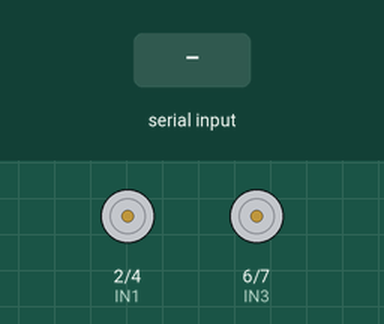
Recording of a sketch running on a simulated Arduino Uno, built with avr-gcc and run on an emulated ATmega328P. On the bench: motor-driver pin pairs drawn as motors (green arrow = first pin HIGH = forward, orange = second pin HIGH = backward, longer = more drive, scaled by the enable pin). The test bench sets the inputs (shaded band).

Above: at 1.2 s.
1.3 s: "B" received over Serial
At 2.3 s:
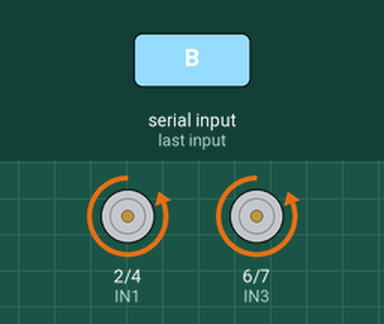
2.8 s: byte 74 ('J') received over Serial
At 3.4 s:
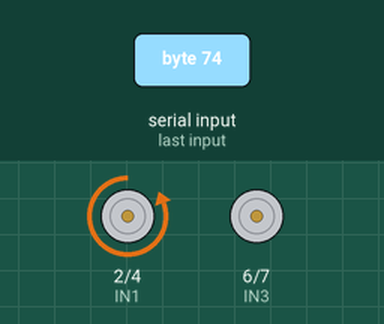
4.3 s: "F" received over Serial
At 5.5 s:
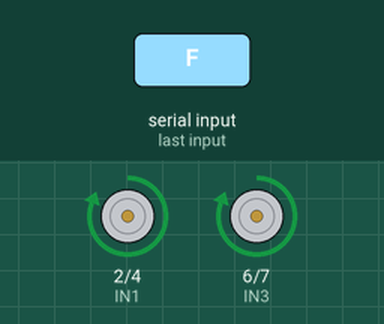
5.8 s: "R" received over Serial
At 6.9 s:
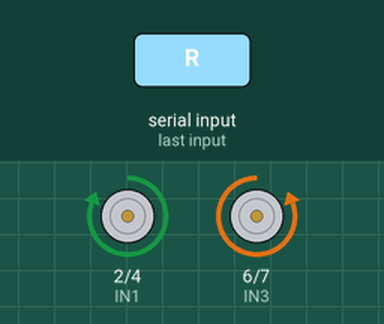
7.3 s: "L" received over Serial
At 8.0 s:
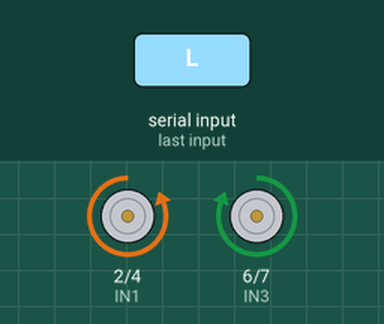
8.8 s: "S" received over Serial
At 9.2 s:
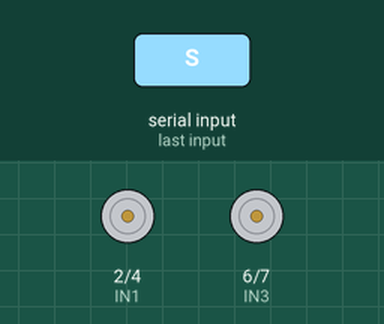
Timing chart, 0 to 11.3 s (numbered marks = the images above; inputs shaded):
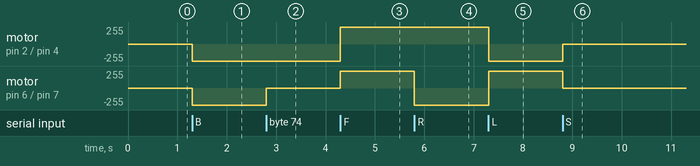

The sketch:

arduino_motor_control.ino
```cpp
/*
 * L298N Motor Control for Following Robot
 *
 * Pin Definitions:
 * #define ENA 3   // Enable motor A (PWM)
 * #define IN1 2   // Input 1 for motor A
 * #define IN2 4   // Input 2 for motor A
 * #define IN3 6   // Input 3 for motor B
 * #define IN4 7   // Input 4 for motor B
 * #define ENB 5   // Enable motor B (PWM)
 *
 * Commands from Python:
 * F - Forward
 * B - Backward
 * L - Turn Left
 * R - Turn Right
 * S - Stop
 * G - Forward Left
 * I - Forward Right
 * H - Backward Left
 * J - Backward Right
 * 1-9 - Speed levels
 * q - Full speed
 */

#define ENA 3
#define IN1 2
#define IN2 4
#define IN3 6
#define IN4 7
#define ENB 5

int incomingByte = 0; // for incoming serial data
int speed_min = 125; //the minimum "speed" the motors will turn - take it lower and motors don't turn
int speed_max = 255; //

int speed_left = speed_max; // set both motors to maximum speed
int speed_right = speed_max;

void left();
void right();
void forward();
void backward();
void forward_left();
void forward_right();
void back_left();
void back_right();
void stopy();

void setup() {
  Serial.begin(9600);

  pinMode(ENA, OUTPUT);
  pinMode(IN1, OUTPUT);
  pinMode(IN2, OUTPUT);
  pinMode(IN3, OUTPUT);
  pinMode(IN4, OUTPUT);
  pinMode(ENB, OUTPUT);

  // Initialize motors to stop
  stopy();
}

void loop() {
  if (Serial.available() > 0) {
    incomingByte = Serial.read();
  }

  switch(incomingByte) {
    case 'S':
      stopy();
      incomingByte = '*';
      break;

    case 'B':
      backward();
      incomingByte = '*';
      break;

    case 'F':
      forward();
      incomingByte = '*';
      break;

    case 'R':
      right();
      incomingByte = '*';
      break;

    case 'L':
      left();
      incomingByte = '*';
      break;

    case '1':
      speed_left = 20;
      speed_right = 20;
      incomingByte = '*';
      break;

    case '2':
      speed_left = 40;
      speed_right = 40;
      incomingByte = '*';
      break;

    case '3':
      speed_left = 60;
      speed_right = 60;
      incomingByte = '*';
      break;

    case '4':
      speed_left = 80;
      speed_right = 80;
      incomingByte = '*';
      break;

    case '5':
      speed_left = 100;
      speed_right = 100;
      incomingByte = '*';
      break;

    case '6':
      speed_left = 120;
      speed_right = 120;
      incomingByte = '*';
      break;

    case '7':
      speed_left = 140;
      speed_right = 140;
      incomingByte = '*';
      break;

    case '8':
      speed_left = 160;
      speed_right = 160;
      incomingByte = '*';
      break;

    case '9':
      speed_left = 200;
      speed_right = 200;
      incomingByte = '*';
      break;

    case 'q':
      speed_left = 255;
      speed_right = 255;
      incomingByte = '*';
      break;

    case 'J':
      back_right();
      incomingByte = '*';
      break;

    case 'H':
      back_left();
      incomingByte = '*';
      break;

    case 'I':
      forward_right();
      incomingByte = '*';
      break;

    case 'G':
      forward_left();
      incomingByte = '*';
      break;
  }
}

void left() {
  // Turn left
  analogWrite(ENA, speed_left);
  digitalWrite(IN1, LOW);
  digitalWrite(IN2, HIGH);
  digitalWrite(IN3, HIGH);
  digitalWrite(IN4, LOW);
  analogWrite(ENB, speed_right);
}

void right() {
  // Turn right
  analogWrite(ENA, speed_left);
  digitalWrite(IN1, HIGH);
  digitalWrite(IN2, LOW);
  digitalWrite(IN3, LOW);
  digitalWrite(IN4, HIGH);
  analogWrite(ENB, speed_right);
}

void forward_left() {
  // Forward left
  analogWrite(ENA, speed_left);
  digitalWrite(IN1, LOW);
  digitalWrite(IN2, LOW);
  digitalWrite(IN3, HIGH);
  digitalWrite(IN4, LOW);
  analogWrite(ENB, speed_right);
}

void forward_right() {
  // Forward right
  analogWrite(ENA, speed_left);
  digitalWrite(IN1, HIGH);
  digitalWrite(IN2, LOW);
  digitalWrite(IN3, LOW);
  digitalWrite(IN4, LOW);
  analogWrite(ENB, speed_right);
}

void back_right() {
  // Backward right
  analogWrite(ENA, speed_left);
  digitalWrite(IN1, LOW);
  digitalWrite(IN2, HIGH);
  digitalWrite(IN3, LOW);
  digitalWrite(IN4, LOW);
  analogWrite(ENB, speed_right);
}

void back_left() {
  // Backward left
  analogWrite(ENA, speed_left);
  digitalWrite(IN1, LOW);
  digitalWrite(IN2, LOW);
  digitalWrite(IN3, LOW);
  digitalWrite(IN4, HIGH);
  analogWrite(ENB, speed_right);
}

void forward() {
  // Forward
  analogWrite(ENA, speed_left);
  digitalWrite(IN1, HIGH);
  digitalWrite(IN2, LOW);
  digitalWrite(IN3, HIGH);
  digitalWrite(IN4, LOW);
  analogWrite(ENB, speed_right);
}

void backward() {
  // Backward
  analogWrite(ENA, speed_left);
  digitalWrite(IN1, LOW);
  digitalWrite(IN2, HIGH);
  digitalWrite(IN3, LOW);
  digitalWrite(IN4, HIGH);
  analogWrite(ENB, speed_right);
}

void stopy() {
  // Stop
  analogWrite(ENA, 0);
  digitalWrite(IN1, LOW);
  digitalWrite(IN2, LOW);
  digitalWrite(IN3, LOW);
  digitalWrite(IN4, LOW);
  analogWrite(ENB, 0);
} 
```

Measured:
- after the input at 1.3 s, motor on pin 2 (IN1) / pin 4 (IN2), motor on pin 6 (IN3) / pin 7 (IN4): stopped → backward 255/255 at once
- after the input at 2.8 s, motor on pin 6 (IN3) / pin 7 (IN4): backward 255/255 → stopped at once
- after the input at 4.3 s, motor on pin 2 (IN1) / pin 4 (IN2): backward 255/255 → forward 255/255 at once; motor on pin 6 (IN3) / pin 7 (IN4): stopped → forward 255/255 at once
- after the input at 5.8 s, motor on pin 6 (IN3) / pin 7 (IN4): forward 255/255 → backward 255/255 at once
- after the input at 7.3 s, motor on pin 2 (IN1) / pin 4 (IN2): forward 255/255 → backward 255/255 at once; motor on pin 6 (IN3) / pin 7 (IN4): backward 255/255 → forward 255/255 at once
- after the input at 8.8 s, motor on pin 2 (IN1) / pin 4 (IN2): backward 255/255 → stopped at once; motor on pin 6 (IN3) / pin 7 (IN4): forward 255/255 → stopped at once
